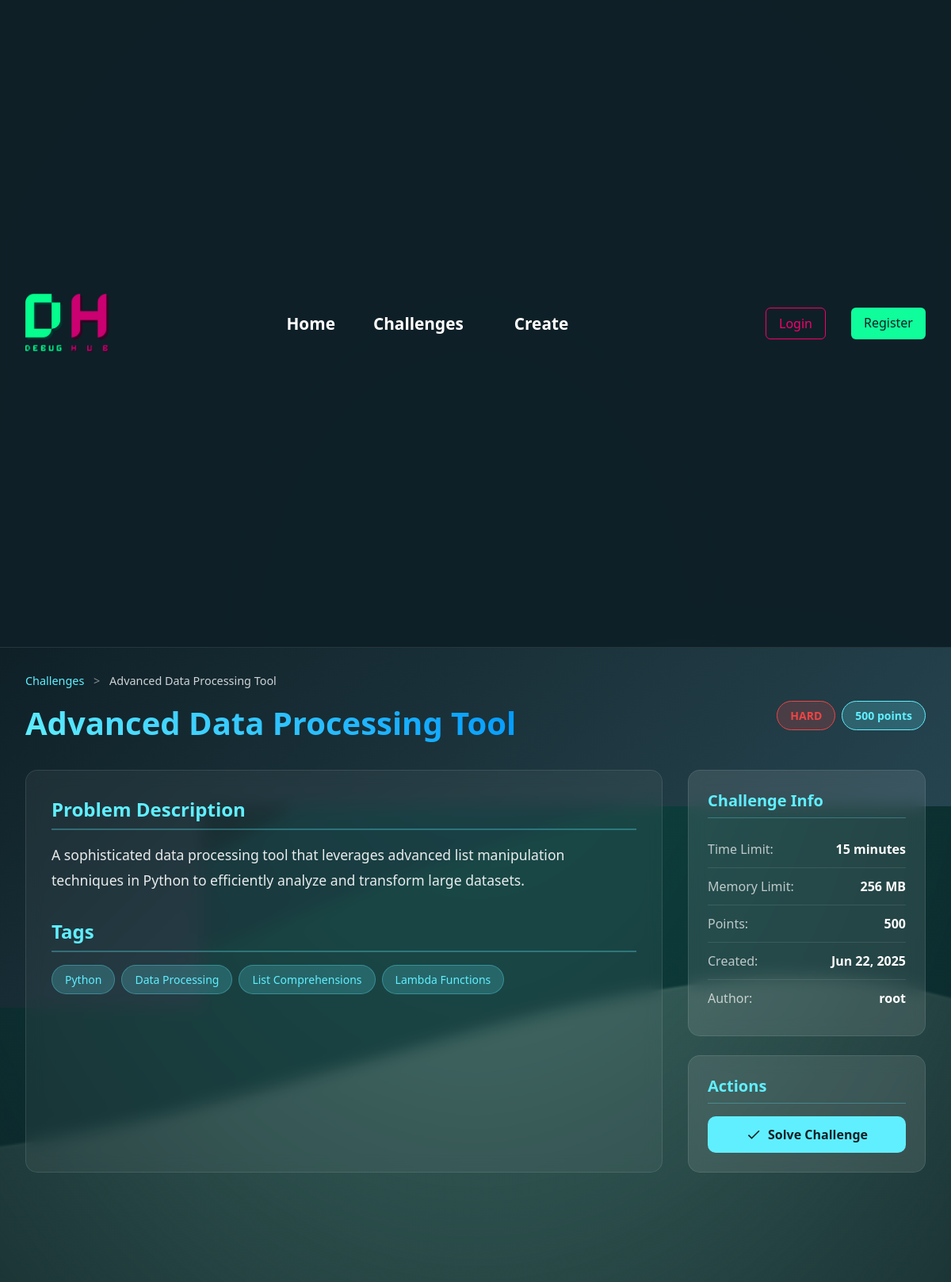
Screenshot of /tasks/11/ with the database file from the repository.
### tasks/models.py (models this page shows, shortened)
class Challenge(models.Model):
    DIFFICULTY_CHOICES = [
        ('easy', 'Easy'),
        ('medium', 'Medium'),
        ('hard', 'Hard'),
    ]
    STATUS_CHOICES = [
        ('active', 'Active'),
        ('inactive', 'Inactive'),
        ('archived', 'Archived'),
    ]
    title = models.CharField(max_length=200)
    description = models.TextField()
    difficulty = models.CharField(max_length=10, choices=DIFFICULTY_CHOICES, default='easy')
    status = models.CharField(max_length=10, choices=STATUS_CHOICES, default='active')
    created_by = models.ForeignKey(User, on_delete=models.CASCADE, related_name='created_challenges')
    created_at = models.DateTimeField(auto_now_add=True)
    updated_at = models.DateTimeField(auto_now=True)
    time_limit = models.IntegerField(help_text="Time limit in minutes", default=60)
    memory_limit = models.IntegerField(help_text="Memory limit in MB", default=256)
    sample_input = models.TextField(blank=True, help_text="Sample input for the problem")
    sample_output = models.TextField(blank=True, help_text="Expected output for the sample input")
    tags = models.CharField(max_length=200, blank=True, help_text="Comma-separated tags")
    points = models.IntegerField(default=100, help_text="Points awarded for solving this challenge")
    class Meta:
        ordering = ['-created_at']
    def get_tags_list(self):
        return [tag.strip() for tag in self.tags.split(',') if tag.strip()] if self.tags else []

### tasks/views.py (the view, shortened to what this page needs)
# urls.py: path('<int:pk>/', views.challenge_detail, name='challenge_detail'),
def challenge_detail(request, pk):
    challenge = get_object_or_404(Challenge, pk=pk, status='active')
    best_submission = None
    context = {
        'challenge': challenge,
        'best_submission': best_submission,
    }
    return render(request, 'tasks/challenge_detail.html', context)

### templates/tasks/challenge_detail.html (shortened to what this page needs)
{% extends 'base.html' %}
{% load static %}
{% block content %}
<div class="challenge-detail-container">
    <div class="challenge-header">
        <div class="breadcrumb">
            <a href="{% url 'tasks:challenge_list' %}" class="breadcrumb-link">Challenges</a>
            <span class="breadcrumb-separator">></span>
            <span class="breadcrumb-current">{{ challenge.title }}</span>
        </div>
        <div class="challenge-title-section">
            <h1 class="challenge-title">{{ challenge.title }}</h1>
            <div class="challenge-badges">
                <span class="difficulty-badge difficulty-{{ challenge.difficulty }}">
                    {{ challenge.get_difficulty_display }}
                </span>
                <span class="points-badge">{{ challenge.points }} points</span>
            </div>
        </div>
    </div>
    <div class="challenge-content">
        <div class="challenge-main">
            <div class="section">
                <h2>Problem Description</h2>
                <div class="description">
                    {{ challenge.description|linebreaks }}
                </div>
            </div>
            {% if challenge.get_tags_list %}
                <div class="section">
                    <h2>Tags</h2>
                    <div class="tags-container">
                        {% for tag in challenge.get_tags_list %}
                            <span class="tag">{{ tag }}</span>
                        {% endfor %}
                    </div>
                </div>
            {% endif %}
        </div>
        <div class="challenge-sidebar">
            <div class="info-card">
                <h3>Challenge Info</h3>
                <div class="info-item">
                    <span class="info-label">Time Limit:</span>
                    <span class="info-value">{{ challenge.time_limit }} minutes</span>
                </div>
                <div class="info-item">
                    <span class="info-label">Memory Limit:</span>
                    <span class="info-value">{{ challenge.memory_limit }} MB</span>
                </div>
                <div class="info-item">
                    <span class="info-label">Points:</span>
                    <span class="info-value">{{ challenge.points }}</span>
                </div>
                <div class="info-item">
                    <span class="info-label">Created:</span>
                    <span class="info-value">{{ challenge.created_at|date:"M d, Y" }}</span>
                </div>
                <div class="info-item">
                    <span class="info-label">Author:</span>
                    <span class="info-value">{{ challenge.created_by.username }}</span>
                </div>
            </div>
            <div class="action-card">
                <h3>Actions</h3>
                <a href="/learning/solution-evaluator/?challenge={{ challenge.id }}" class="action-btn solve-btn">
                    <svg class="icon" fill="currentColor" viewBox="0 0 24 24">
                        <path d="M9 16.17L4.83 12l-1.42 1.41L9 19 21 7l-1.41-1.41z"/>
                    </svg>
                    Solve Challenge
                </a>
            </div>
        </div>
    </div>
</div>
{% endblock %}

### static/style.css (style rules this page uses)
* { margin: 0; padding: 0; box-sizing: border-box; }
body { font-family: 'Segoe UI', Tahoma, Geneva, Verdana, sans-serif; background: url('images/background.png') no-repeat center center fixed; background-size: cover; min-height: 100vh; color: #ffffff; overflow-x: hidden; }
body::before { content: ''; position: fixed; top: 0; left: 0; width: 100%; height: 100%; background: radial-gradient(ellipse at center, rgba(45, 83, 100, 0.3) 0%, rgba(15, 32, 39, 0.8) 100%); z-index: -1; }

### templates/tasks/challenge_detail.html (style rules this page uses)
.challenge-detail-container { max-width: 1200px; margin: 0 auto; padding: 2rem; background: linear-gradient(135deg, #0f2027 0%, #203a43 50%, #2c5364 100%); min-height: 100vh; color: #ffffff; }
.challenge-header { margin-bottom: 2rem; }
.breadcrumb { margin-bottom: 1rem; font-size: 0.9rem; }
.breadcrumb-link { color: #60efff; text-decoration: none; transition: color 0.3s ease; }
.breadcrumb-separator { margin: 0 0.5rem; color: rgba(255, 255, 255, 0.5); }
.breadcrumb-current { color: rgba(255, 255, 255, 0.8); }
.challenge-title-section { display: flex; justify-content: space-between; align-items: flex-start; flex-wrap: wrap; gap: 1rem; }
.challenge-title { font-size: 2.5rem; margin: 0; background: linear-gradient(45deg, #60efff, #0099ff); -webkit-background-clip: text; -webkit-text-fill-color: transparent; background-clip: text; }
.challenge-badges { display: flex; gap: 0.5rem; align-items: center; }
.difficulty-badge { padding: 0.5rem 1rem; border-radius: 25px; font-weight: 600; text-transform: uppercase; font-size: 0.875rem; }
.difficulty-hard { background: rgba(239, 68, 68, 0.2); color: #ef4444; border: 1px solid #ef4444; }
.points-badge { background: rgba(96, 239, 255, 0.2); color: #60efff; border: 1px solid #60efff; padding: 0.5rem 1rem; border-radius: 25px; font-weight: 600; font-size: 0.875rem; }
.challenge-content { display: grid; grid-template-columns: 1fr 300px; gap: 2rem; }
.challenge-main { background: rgba(255, 255, 255, 0.05); backdrop-filter: blur(10px); border-radius: 15px; padding: 2rem; border: 1px solid rgba(255, 255, 255, 0.1); }
.section { margin-bottom: 2rem; }
.section:last-child { margin-bottom: 0; }
.section h2 { font-size: 1.5rem; margin-bottom: 1rem; color: #60efff; border-bottom: 2px solid rgba(96, 239, 255, 0.3); padding-bottom: 0.5rem; }
.description { line-height: 1.8; color: rgba(255, 255, 255, 0.9); font-size: 1.1rem; }
.tags-container { display: flex; flex-wrap: wrap; gap: 0.5rem; }
.tag { background: rgba(96, 239, 255, 0.2); color: #60efff; padding: 0.5rem 1rem; border-radius: 20px; font-size: 0.875rem; border: 1px solid rgba(96, 239, 255, 0.3); font-weight: 500; }
.challenge-sidebar { display: flex; flex-direction: column; gap: 1.5rem; }
.info-card, .action-card, .completion-card { background: rgba(255, 255, 255, 0.1); backdrop-filter: blur(10px); border-radius: 15px; padding: 1.5rem; border: 1px solid rgba(255, 255, 255, 0.1); }
.info-card h3, .action-card h3, .completion-card h3 { margin: 0 0 1rem 0; color: #60efff; font-size: 1.25rem; border-bottom: 1px solid rgba(96, 239, 255, 0.3); padding-bottom: 0.5rem; }
.info-item { display: flex; justify-content: space-between; align-items: center; padding: 0.75rem 0; border-bottom: 1px solid rgba(255, 255, 255, 0.1); }
.info-item:last-child { border-bottom: none; }
.info-label { font-weight: 500; color: rgba(255, 255, 255, 0.7); }
.info-value { font-weight: 600; color: #ffffff; }
.action-btn { width: 100%; padding: 0.75rem 1rem; border: none; border-radius: 10px; font-weight: 600; cursor: pointer; transition: all 0.3s ease; display: flex; align-items: center; justify-content: center; gap: 0.5rem; margin-bottom: 1rem; font-size: 1rem; text-decoration: none; box-sizing: border-box; }
.action-btn:last-child { margin-bottom: 0; }
.action-btn .icon { width: 20px; height: 20px; }
.solve-btn { background: #60efff; color: #0f2027; }

### rows the page displays
Challenge: title "Advanced Data Processing Tool", difficulty "HARD", points "500", description "A sophisticated data processing tool that leverages advanced list manipulation techniques in Python to efficiently analyze and transform large datasets.", time_limit "15", memory_limit "256", created_at "Jun 22, 2025", created_by.username "root"

### other values shown
{{ tag }} "Python" "Data Processing" "List Comprehensions" "Lambda Functions"
